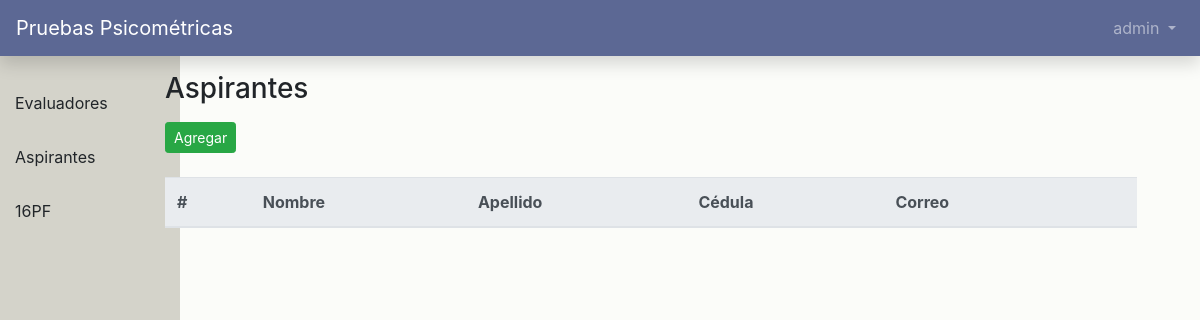
The page /dash/aspirantes (signed in) on the database as committed earlier.
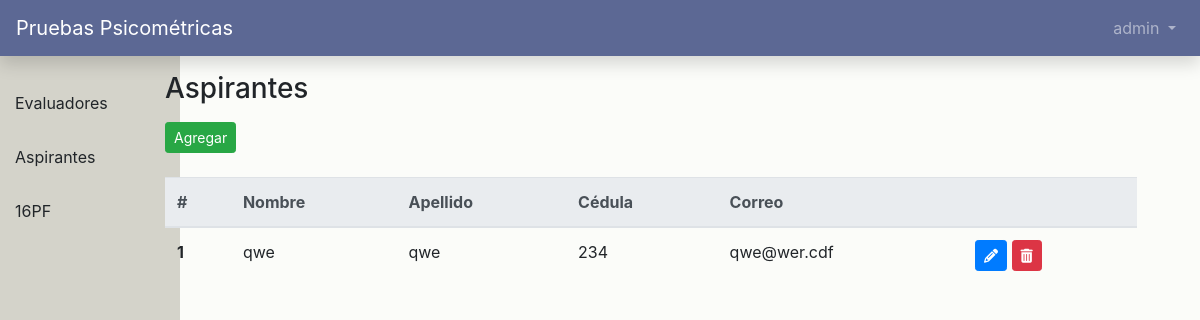
The same page on the database as committed later.
### users/models.py (models this page shows, shortened)
class CustomUser(AbstractUser):
    role = models.PositiveIntegerField(null=True, blank=True)
    updated_password = models.BooleanField(null=True, blank=True)
    def get_role(self):
        return '%s' % (self.role)

### main_app/views.py (the view)
# urls.py: path('dash/aspirantes', views.applicants, name='aspirantes'),
def applicants(request):
    applicants = CustomUser.objects.filter(role=2)
    return render(request, 'dashboard/aspirantes.html', {'applicants': applicants})

### templates/dashboard/aspirantes.html (shortened to what this page needs)
{% extends './index.html' %}
{% block main_content %}
    <section class="content">
        <div class="row">
            <div class="col-sm-12">
                <h3>Aspirantes</h3>
            </div>
        </div>
        <div class="row mb-4 mt-2">
            <div class="col-sm-12">
                <button type="button" class="btn btn-success btn-sm" data-toggle="modal" data-target="#agregarModal">Agregar</button>
            </div>
        </div>
        <div class="row">
            <div class="col-sm-12">
                <table class="table">
                    <thead class="thead-light">
                        <tr>
                            <th scope="col">#</th>
                            <th scope="col">Nombre</th>
                            <th scope="col">Apellido</th>
                            <th scope="col">Cédula</th>
                            <th scope="col">Correo</th>
                            <th scope="col"></th>
                        </tr>
                    </thead>
                    <tbody>
                        {% for applicant in applicants %}
                            <tr>
                                <th scope="row">{{ forloop.counter }}</th>
                                <td>{{ applicant.first_name }}</td>
                                <td>{{ applicant.last_name }}</td>
                                <td>{{ applicant.username }}</td>
                                <td>{{ applicant.email }}</td>
                                <td>
                                    <button type="button" user-id="{{applicant.id}}" class="btn btn-primary btn-sm btn-edit" data-toggle="modal" data-target="#editarModal" ><i user-id="{{applicant.id}}" class="fas fa-pencil-alt"></i></button>
                                    <button type="button" user-id="{{applicant.id}}" class="btn btn-danger btn-sm btn-delete"><i user-id="{{applicant.id}}" class="fas fa-trash-alt"></i></button>
                                </td>
                            </tr>
                        {% endfor %}
                    </tbody>
                </table>
            </div>
        </div>
    </section>
{% endblock %}

Rows that differ between the two databases and show on the page:
added CustomUser: first_name "qwe", last_name "qwe", username "234", email "qwe@wer.cdf"
